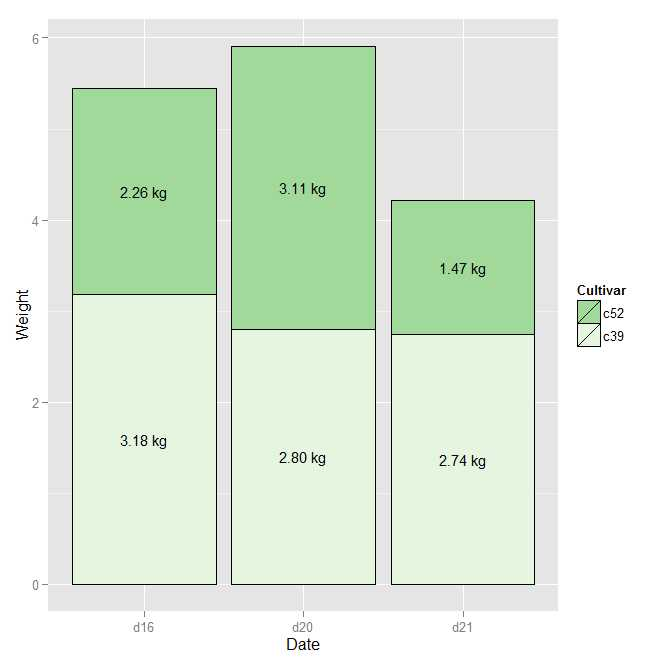

This chart was generated by the following R code:
library(ggplot2)
library(gcookbook)
library(plyr)
ce <- arrange(cabbage_exp,Date,Cultivar)
ce <- ddply(ce,"Date",transform,label_y=cumsum(Weight)-0.5*Weight)
ggplot(ce,aes(x=Date,y=Weight,fill=Cultivar))+geom_bar(stat="identity",color="black")+geom_text(aes(y=label_y,label=paste(format(Weight,nsmall=2),"kg")),size=4)+guides(fill=guide_legend(reverse=TRUE))+scale_fill_brewer(palette="Pastell")
